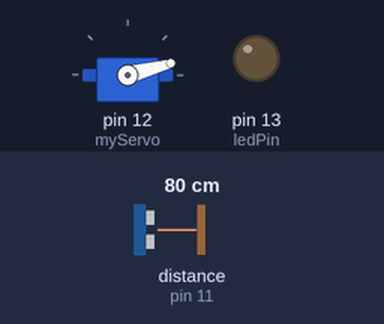
Recording of a sketch running on a simulated Arduino Uno, built with avr-gcc and run on an emulated ATmega328P. Parts: servo, output pins drawn as LEDs (lit = HIGH). Wiring (inferred from the names in the program): ultrasonic range finder: trigger pin 10; echo pin 11. Inputs (shaded band) come from the test bench; at power-on: distance to the obstacle (sensor on pin 11) 80 cm. The echo pulse lasts 58.3 µs per cm; pins used as bus, display or sensor lines are not drawn; what the sketch prints to the serial monitor is not drawn.

Above: at 0.01 s.
1.3 s: distance to the obstacle (sensor on pin 11) set to 2 cm
At 1.8 s:
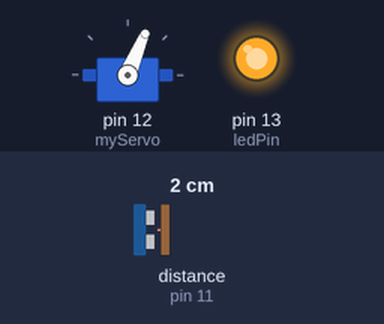
4.3 s: distance to the obstacle (sensor on pin 11) set to 37 cm
7.3 s: distance to the obstacle (sensor on pin 11) set to 44 cm
At 7.8 s:
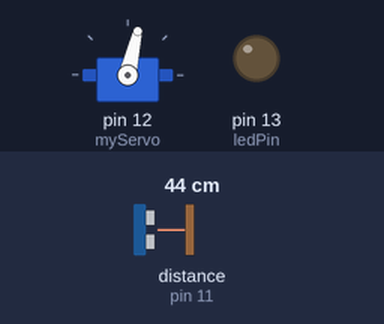
10.3 s: distance to the obstacle (sensor on pin 11) set to 4 cm
At 11.1 s:
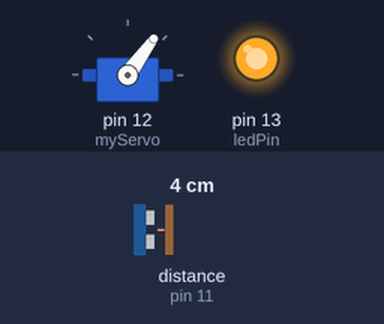
13.3 s: distance to the obstacle (sensor on pin 11) set to 120 cm
At 14.85 s:
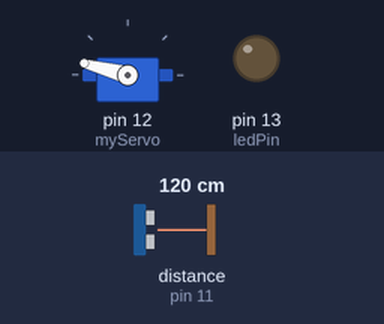
16.3 s: distance to the obstacle (sensor on pin 11) set to 18 cm
At 17.0 s:
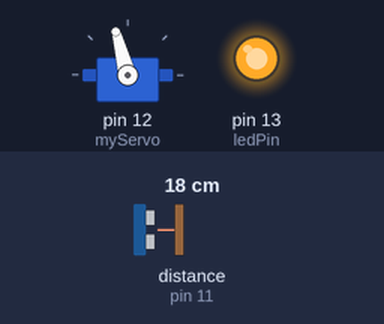
Timing chart, 0 to 20.3 s (numbered marks = the images above; inputs shaded):
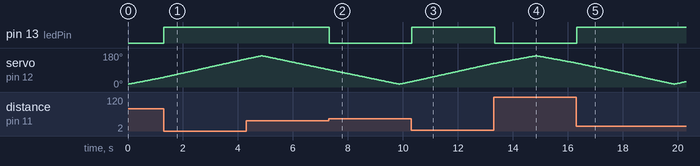

The sketch:

Arduino_code.ino
```cpp
/*Radar Project
 * By: Parangat Mittal
 * 14th November 2018
 */

// Includes the Servo library
#include <Servo.h>.
// Defines Tirg and Echo pins of the Ultrasonic Sensor
const int trigPin = 10;
const int echoPin = 11;
const int ledPin = 13;
// Variables for the duration and the distance
long duration;
int distance;
Servo myServo; // Creates a servo object for controlling the servo motor
void setup() {
  pinMode(trigPin, OUTPUT); // Sets the trigPin as an Output
  pinMode(echoPin, INPUT); // Sets the echoPin as an Input
  pinMode(ledPin, OUTPUT); //Sets the ledPin as Output
  Serial.begin(9600);
  myServo.attach(12); // Defines on which pin is the servo motor attached
}
void loop() {
  // rotates the servo motor from 15 to 165 degrees
  for(int i=15;i<=165;i++){
  myServo.write(i);
  delay(30);
  distance = calculateDistance();// Calls a function for calculating the distance measured by the Ultrasonic sensor for each degree

  Serial.print(i); // Sends the current degree into the Serial Port
  Serial.print(","); // Sends addition character right next to the previous value needed later in the Processing IDE for indexing
  Serial.print(distance); // Sends the distance value into the Serial Port
  Serial.print("."); // Sends addition character right next to the previous value needed later in the Processing IDE for indexing

  if(distance<40){
    digitalWrite(ledPin, HIGH);
    }
  else{
    digitalWrite(ledPin, LOW);
  }

  }
  // Repeats the previous lines from 165 to 15 degrees
  for(int i=165;i>15;i--){
  myServo.write(i);
  delay(30);
  distance = calculateDistance();
  Serial.print(i);
  Serial.print(",");
  Serial.print(distance);
  Serial.print(".");

  if(distance<40){
    digitalWrite(ledPin, HIGH);
    }
  else{
    digitalWrite(ledPin, LOW);
  }
  }
  }

// Function for calculating the distance measured by the Ultrasonic sensor
int calculateDistance(){

  digitalWrite(trigPin, LOW);
  delayMicroseconds(2);
  // Sets the trigPin on HIGH state for 10 micro seconds
  digitalWrite(trigPin, HIGH);
  delayMicroseconds(10);
  digitalWrite(trigPin, LOW);
  duration = pulseIn(echoPin, HIGH); // Reads the echoPin, returns the sound wave travel time in microseconds
  distance= duration*0.034/2;
  return distance;
}
```

Measured:
- the behaviour switches between 40 and 41 cm on distance to the obstacle (sensor on pin 11) (found by bisection; images 1 and 2)
- after the input at 1.3 s, pin 13 (ledPin): LOW → HIGH at once
- after the input at 7.3 s, pin 13 (ledPin): HIGH → LOW at once
- after the input at 10.3 s, pin 13 (ledPin): LOW → HIGH at once
- after the input at 13.3 s, pin 13 (ledPin): HIGH → LOW at once
- after the input at 16.3 s, pin 13 (ledPin): LOW → HIGH at once
